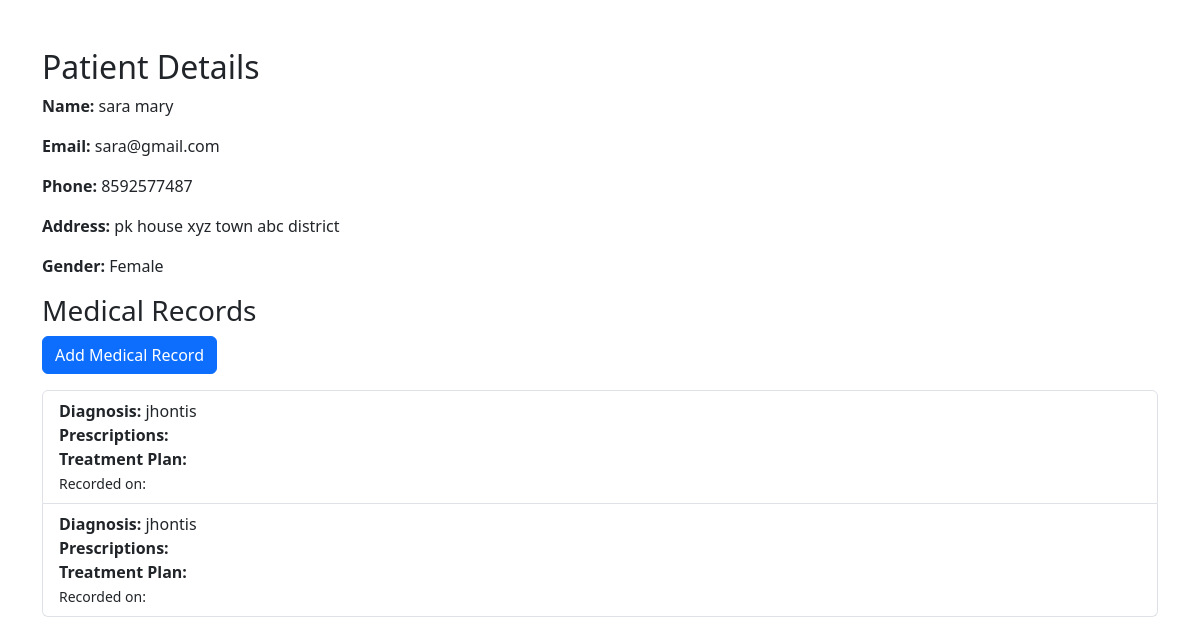
Screenshot of /doctor/patients/1/ with the database file from the repository.
### patient/models.py (models this page shows, shortened)
class Patient(models.Model):
    first_name = models.CharField(max_length=100)
    last_name = models.CharField(max_length=100)
    email = models.EmailField(unique=True)
    phone = models.IntegerField()
    dob = models.DateField()
    address = models.TextField()
    gender = models.CharField(max_length=10, choices=[('Male', 'Male'), ('Female', 'Female'), ('Other', 'Other')])

class MedicalHistory(models.Model):
    patient = models.ForeignKey(Patient, on_delete=models.CASCADE)
    diagnosis = models.TextField()
    medications = models.TextField()
    allergies = models.TextField(blank=True, null=True)
    treatment_history = models.TextField()

### doctor/views.py (the view)
# urls.py: path('patients/<int:patient_id>/', patient_detail, name='patient_detail'),
def patient_detail(request, patient_id):
    patient = get_object_or_404(Patient, id=patient_id)
    medical_records = MedicalHistory.objects.filter(patient=patient)
    return render(request, 'doctor/patient_detail.html', {'patient': patient, 'medical_records': medical_records})

### templates/doctor/patient_detail.html (shortened to what this page needs)
<!DOCTYPE html>
<html>
<head>
    <link rel="stylesheet" href="https://cdn.jsdelivr.net/npm/bootstrap@5.3.0/dist/css/bootstrap.min.css">
</head>
<body>
    <div class="container mt-5">
        <h2>Patient Details</h2>
        <p><strong>Name:</strong> {{ patient.first_name }} {{ patient.last_name }}</p>
        <p><strong>Email:</strong> {{ patient.email }}</p>
        <p><strong>Phone:</strong> {{ patient.phone }}</p>
        <p><strong>Address:</strong> {{ patient.address }}</p>
        <p><strong>Gender:</strong> {{ patient.gender }}</p>
        <h3>Medical Records</h3>
        <a href="{% url 'add_medical_record' patient.id %}" class="btn btn-primary mb-3">Add Medical Record</a>
        <ul class="list-group">
            {% for record in medical_records %}
            <li class="list-group-item">
                <strong>Diagnosis:</strong> {{ record.diagnosis }}<br>
                <strong>Prescriptions:</strong> {{ record.prescriptions }}<br>
                <strong>Treatment Plan:</strong> {{ record.treatment_plan }}<br>
                <small>Recorded on: {{ record.created_at }}</small>
            </li>
            {% empty %}
            <p>No medical records found.</p>
            {% endfor %}
        </ul>
    </div>
</body>
</html>

### rows the page displays
Patient: first_name "sara", last_name "mary", email "sara@gmail.com", phone "8592577487", address "pk house xyz town abc district", gender "Female"
MedicalHistory: diagnosis "jhontis"
MedicalHistory: diagnosis "jhontis"
